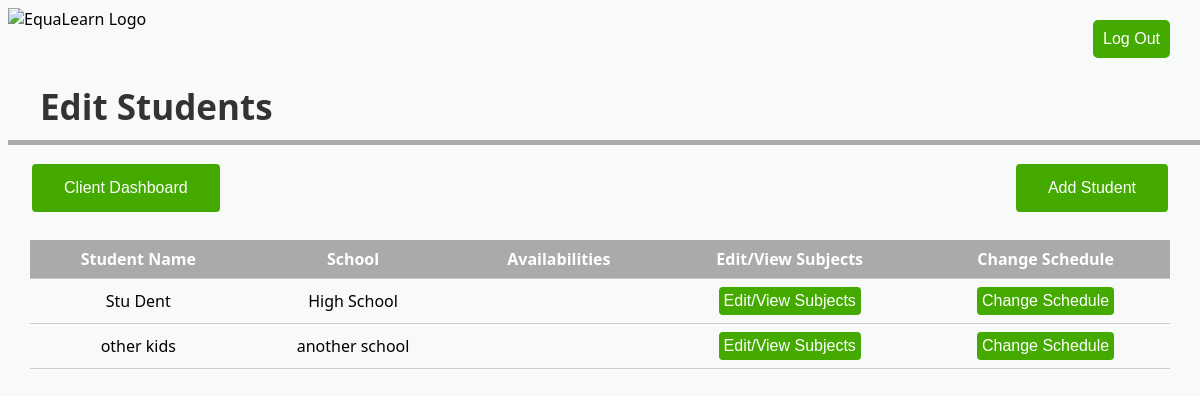
Before: /editstudents/38/ with the older database file.
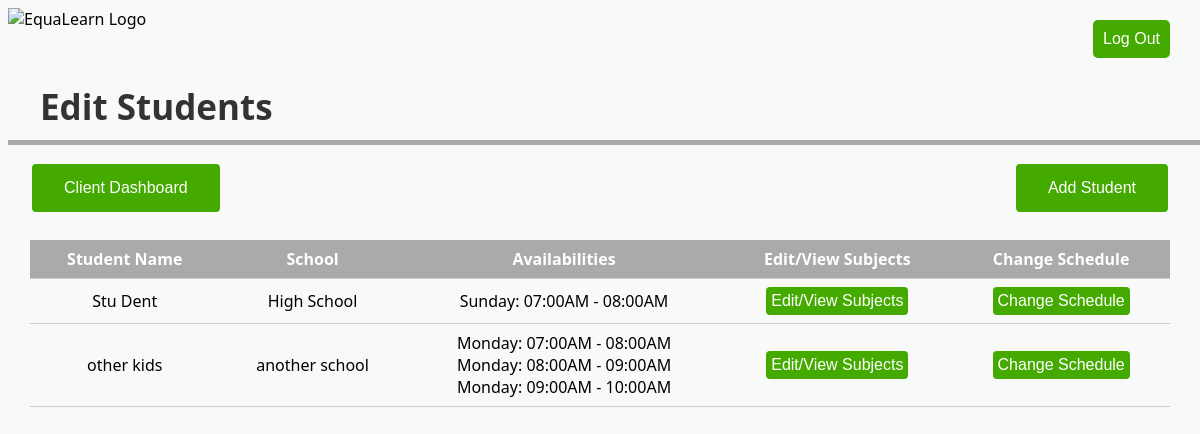
After: the same page with the newer database file.
### equalearn/models.py (models this page shows, shortened)
class Student(models.Model):
    student_id = models.AutoField(primary_key = True)
    user_id_client = models.ForeignKey(Client, related_name = 'students', on_delete = models.CASCADE)
    name = models.CharField(max_length = 50)
    school = models.CharField(max_length = 50)
    class Meta:
        unique_together = (("name", "user_id_client"),)
    def getstudentname(self):
        return self.name
    def getschool(self):
        return self.school

class schedule_student(models.Model):
    student_schedule_id = models.AutoField(primary_key = True)
    student = models.ForeignKey(Student, related_name = "schedule", on_delete = models.CASCADE)
    MONDAY = "Monday"
    TUESDAY = "Tuesday"
    WEDNESDAY = "Wednesday"
    THURSDAY = "Thursday"
    FRIDAY = "Friday"
    SATURDAY = "Saturday"
    SUNDAY = "Sunday"
    WEEKDAY_CHOICES = [
        (MONDAY, 0),
        (TUESDAY, 1),
        (WEDNESDAY, 2),
        (THURSDAY, 3),
        (FRIDAY, 4),
        (SATURDAY, 5),
        (SUNDAY, 6)
    ]
    weekday = models.CharField(max_length = 15, choices = WEEKDAY_CHOICES)
    start_time = models.TimeField()
    end_time = models.TimeField()
    def gettimeslot(self):
        timestr = self.weekday + ": " + datetime.time.strftime(self.start_time, "%I:%M%p") + " - " + datetime.time.strftime(self.end_time, "%I:%M%p")
        return timestr

### equalearn/views.py (the view)
# urls.py: url(r'editstudents/(?P<id>\d+)/$', views.editstudents, name = "editstudents"),
def editstudents(request, id):
    client = Client.objects.get(User_ID = id)
    students = Student.objects.filter(user_id_client=id)
    return render(request, 'editstudents.html', {'students': students, 'client': client})

### templates/editstudents.html (shortened to what this page needs)
<!DOCTYPE html>
{% load static %}
<html>
<head>
  <link rel="stylesheet" type = "text/css" href="{% static 'equalearndb/dashboardstyle.css' %}">
</head>
<a href = "{% url 'logout'%}"><button class = "logoutbutton">Log Out</button></a>
<img src = "https://i.imgur.com/Z9fdh0a.png" alt = "EquaLearn Logo" height = "50" style = "float:left">
<h1> Edit Students</h1>
<div class="rectangle"></div>
<a href = "{% url 'client_dashboard' id=client.User_ID%}"><button class = "button1">Client Dashboard</button></a>
<a href = "{% url 'addstudent' id=client.User_ID%}"><button class = "editprofilebutton">Add Student</button></a>
    <div class="tableFixHead">
      <table>
        <thead>
                <th>Student Name</th>
                <th>School</th>
                <th>Availabilities</th>
                 <th>Edit/View Subjects</th>
                <th>Change Schedule</th>
        </thead>
        <tbody>
            {% for student in students %}
            <tr style="text-align: center;">
                <td style="text-align: center;">{{student.getstudentname}}</td>
                <td style="text-align: center;">{{student.getschool}}</td>
                <td style = "text-align: center;">{%for schedule in student.schedule.all %}{{schedule.gettimeslot}}<br>{% endfor %}</td>
                <td> <a style="text-align: center;" href = {% url 'editsubject' id=client.User_ID name=student.getstudentname %}><button class = "tablebutton">Edit/View Subjects</button></a> </td>
                <td> <a style="text-align: center;" href = {% url 'changeschedule' cid=client.User_ID sname=student.getstudentname %}><button class = "tablebutton">Change Schedule</button></a> </td>
            </tr>
            {% endfor %}
        </tbody>
      </table>
    </div>
</body>
</html>

Changed rows visible on the page:
added schedule_student: gettimeslot "Sunday: 07:00AM - 08:00AM", shown under Student "Stu Dent"
added schedule_student: gettimeslot "Monday: 07:00AM - 08:00AM", shown under Student "other kids"
added schedule_student: gettimeslot "Monday: 08:00AM - 09:00AM", shown under Student "other kids"
added schedule_student: gettimeslot "Monday: 09:00AM - 10:00AM", shown under Student "other kids"
